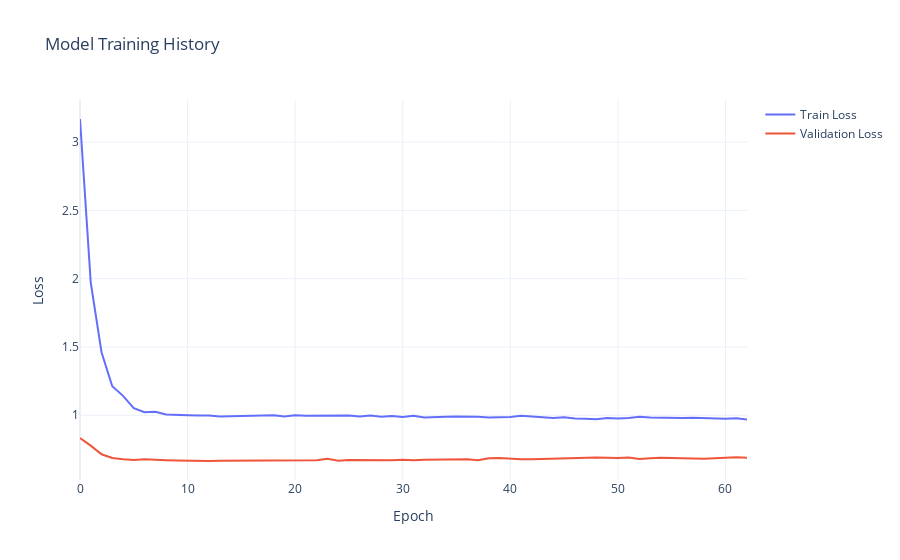

This figure's notebook cell:
### Code cell
# Train the DNN model
print("\nTraining DNN model...")
model, history = train_dnn_model(X_train, y_train, X_val, y_val, len(feature_columns))

# Plot training history
fig = go.Figure()

fig.add_trace(go.Scatter(
    y=history.history['loss'],
    name='Train Loss'
))

fig.add_trace(go.Scatter(
    y=history.history['val_loss'],
    name='Validation Loss'
))

fig.update_layout(
    title='Model Training History',
    xaxis_title='Epoch',
    yaxis_title='Loss',
    template='plotly_white'
)

fig.show()

# Print final loss values
print("\nFinal training loss:", history.history['loss'][-1])
print("Final validation loss:", history.history['val_loss'][-1])

### Figure 1 — Plotly figure (JSON) as saved in the notebook; plotly's stock layout.template omitted (floating-point values rounded to 4 significant figures)
{"data": [{"name": "Train Loss", "type": "scatter", "y": [3.169, 1.972, 1.462, 1.212, 1.142, 1.052, 1.022, 1.025, 1.005, 1.005, 1.001, 0.9975, 0.9982, 0.9912, 0.9933, 0.9948, 0.9956, 0.9964, 0.9989, 0.9901, 0.9993, 0.9956, 0.9963, 0.9935, 0.9937, 0.9978, 0.9906, 0.998, 0.988, 0.9949, 0.9864, 0.996, 0.9829, 0.9878, 0.9886, 0.9906, 0.9912, 0.9894, 0.9832, 0.986, 0.987, 0.996, 0.9902, 0.9855, 0.9805, 0.9849, 0.9762, 0.975, 0.9711, 0.9801, 0.9764, 0.9792, 0.9889, 0.9838, 0.9808, 0.9794, 0.9792, 0.9817, 0.9786, 0.9803, 0.9733, 0.9769, 0.9677]}, {"name": "Validation Loss", "type": "scatter", "y": [0.8325, 0.7772, 0.714, 0.6868, 0.6783, 0.6729, 0.6774, 0.6719, 0.6703, 0.6682, 0.6661, 0.6657, 0.6648, 0.667, 0.6677, 0.6685, 0.6683, 0.6678, 0.6672, 0.6692, 0.666, 0.6672, 0.6698, 0.6807, 0.6675, 0.6724, 0.6711, 0.6724, 0.6717, 0.6708, 0.6743, 0.6701, 0.6732, 0.6734, 0.6748, 0.6744, 0.6774, 0.6697, 0.6844, 0.6874, 0.6808, 0.6777, 0.6768, 0.6792, 0.6835, 0.6806, 0.6869, 0.6878, 0.6897, 0.6888, 0.6861, 0.6904, 0.6797, 0.6842, 0.6894, 0.6865, 0.683, 0.6839, 0.6816, 0.686, 0.6929, 0.6931, 0.6885]}], "layout": {"title": {"text": "Model Training History"}, "xaxis": {"title": {"text": "Epoch"}}, "yaxis": {"title": {"text": "Loss"}}}}
